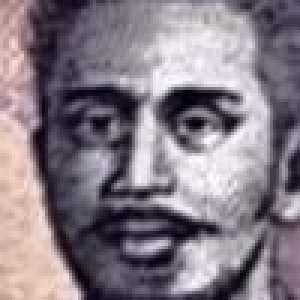
#> input picture assets/testing/face_results/match_face_region.jpg, 100 x 100 px (shown 3 times larger)
$ python -i recognizer.py   (imports and definitions only)
#> lines starting #> are read from the running program, lines starting #| are printed output that depends on the picture
import os
from PIL import Image
import numpy as np
import cv2
import imagehash
from skimage.metrics import structural_similarity as ssim
import shutil


BASE_DIR = os.path.dirname(os.path.abspath(__file__))
ASSETS_DIR = os.path.join(BASE_DIR, "..", "assets")
FACE_PROFILES_DIR = os.path.join(ASSETS_DIR, "face_profiles")
CURRENCIES_DIR = os.path.join(ASSETS_DIR, "currencies")
TESTING_FACE_DIR = os.path.join(ASSETS_DIR, "testing", "face_results")
CURRENCIES_RESULTS_DIR = os.path.join(ASSETS_DIR, "testing", "currencies_results")
CROPPING_CURRENCIES_DIR = os.path.join(ASSETS_DIR, "testing", "cropping_currencies")
HAAR_CASCADE_PATH = os.path.join(ASSETS_DIR, "haarcascades", "haarcascade_frontalface_default.xml")

# [3 lines not run here, left out]

face_cascade = cv2.CascadeClassifier(HAAR_CASCADE_PATH)

# === UTIL FUNCTIONS ===
def normalize_lighting(image_pil):
    image_cv = cv2.cvtColor(np.array(image_pil), cv2.COLOR_RGB2BGR)
#> image_cv is the input picture: shape (100, 100, 3); mean B, G, R 132.9, 123.8, 132.5
    lab = cv2.cvtColor(image_cv, cv2.COLOR_BGR2LAB)
#> lab: shape (100, 100, 3); mean of channels 0, 1, 2 131.8, 133.3, 124
    l, a, b = cv2.split(lab)
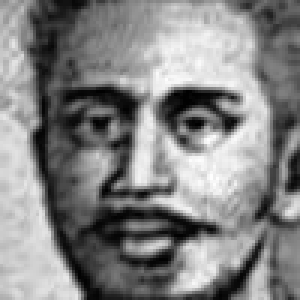
#> l: shape (100, 100) (shown 3 times larger); min 1, max 254, mean 131.8
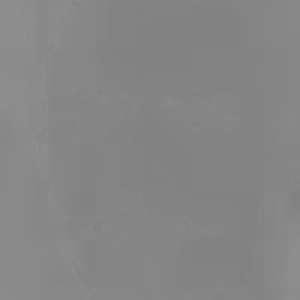
#> a: shape (100, 100) (shown 3 times larger); min 128, max 142, mean 133.3
    clahe = cv2.createCLAHE(clipLimit=3.0, tileGridSize=(8, 8))
    cl = clahe.apply(l)
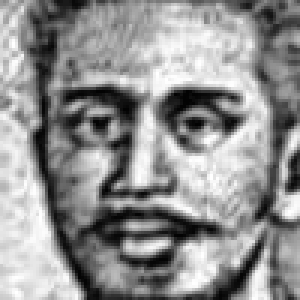
#> cl: shape (100, 100) (shown 3 times larger); min 2, max 255, mean 145.2
    limg = cv2.merge((cl, a, b))
#> limg: shape (100, 100, 3); mean of channels 0, 1, 2 145.2, 133.3, 124
    result_cv = cv2.cvtColor(limg, cv2.COLOR_LAB2RGB)
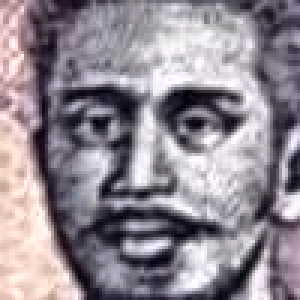
#> result_cv: shape (100, 100, 3) (shown 3 times larger); mean R, G, B 145.9, 137.1, 146.3
    return Image.fromarray(result_cv)

def preprocess_image(image, size=(100, 100)):
    return np.array(image.resize(size).convert("L"))

def preprocess_face_color(image, size=(100, 100)):
    img = image.resize(size).convert("RGB")
    return np.asarray(img) / 255.0

def compute_hash_similarity(img1, img2):
    hash1 = imagehash.phash(img1)
    hash2 = imagehash.phash(img2)
    return max(0.0, 1.0 - (hash1 - hash2) / 64.0)

# [33 lines left out: functions compute_orb_similarity, cosine_similarity, crop_and_resize_center, not called in this run]

def detect_and_crop_face(image_pil, size=(100, 100), save_filename="cropped_face.jpg"):
#> called with size = (100, 100), save_filename = 'match_face_region.jpg'
    image_rgb = np.array(image_pil.convert("RGB"))
    image_gray = cv2.cvtColor(image_rgb, cv2.COLOR_RGB2GRAY)
    faces = face_cascade.detectMultiScale(image_gray, scaleFactor=1.1, minNeighbors=5, minSize=(30, 30))
#> faces = [[6, 5, 86, 86]]

    if len(faces) == 0:
        cropped = crop_and_resize_center(image_pil, size)
        cropped.save(os.path.join(TESTING_FACE_DIR, save_filename))
        return cropped

    largest_face = max(faces, key=lambda r: r[2] * r[3])
#> largest_face = [6, 5, 86, 86]
    x, y, w, h = largest_face
#> x = 6; y = 5; w = 86; h = 86
    face_img = image_rgb[y:y+h, x:x+w]
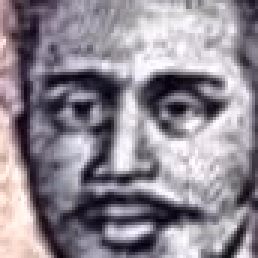
#> face_img: shape (86, 86, 3) (shown 3 times larger); mean R, G, B 143.4, 136.6, 146.2
    face_pil = Image.fromarray(face_img).resize(size)
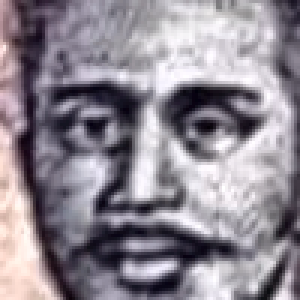
#> face_pil: PIL image 100x100 RGB (shown 3 times larger); mean R, G, B 143.4, 136.6, 146.2

    save_path = os.path.join(TESTING_FACE_DIR, save_filename)
    face_pil.save(save_path)
    return face_pil

def match_face_region(input_image):
    normalized_image = normalize_lighting(input_image)
    face_image = detect_and_crop_face(normalized_image, save_filename="match_face_region.jpg")
    input_gray = preprocess_image(face_image)
#> in preprocess_image, `return np.array(image.resize(size).convert("L"))`:
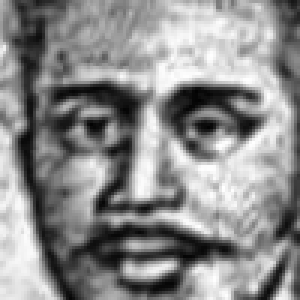
#> returned value: shape (100, 100) (shown 3 times larger); min 2, max 255, mean 139.7
    input_rgb = face_image.convert("RGB")

    best_match = None
    best_score = 0

    for currency in os.listdir(FACE_PROFILES_DIR):
        for denom in os.listdir(os.path.join(FACE_PROFILES_DIR, currency)):
            for year in os.listdir(os.path.join(FACE_PROFILES_DIR, currency, denom)):
                for side in ["front", "back"]:
                    for i in range(1, 11):
                        path = os.path.join(FACE_PROFILES_DIR, currency, denom, year, f"{side}_{i}.jpg")
                        if not os.path.exists(path):
                            continue
                        try:
                            template_img = Image.open(path).convert("RGB")
                            template_gray = preprocess_image(template_img)
                            face_conf = ssim(input_gray, template_gray)
                            hash_conf = compute_hash_similarity(input_rgb, template_img)
                            orb_conf = compute_orb_similarity(input_gray, template_gray)
                            combined = 0.4 * face_conf + 0.3 * hash_conf + 0.3 * orb_conf
                            if combined > best_score:
                                best_score = combined
                                best_match = {
                                    "type": "face_match",
                                    "currency": currency,
                                    "denomination": denom,
                                    "year": year,
                                    "side": side,
                                    "variant": f"{side}_{i}",
                                    "face_confidence": round(face_conf, 3),
                                    "hash_confidence": round(hash_conf, 3),
                                    "orb_confidence": round(orb_conf, 3),
                                    "confidence": round(combined, 3),
                                    "template_path": path
                                }
                        except:
                            continue
    return best_match or {"confidence": 0.0}

# [122 lines left out: functions match_face_color_similarity, match_currency_dataset, not called in this run]

def process_currency_image(input_image):
    face_match = match_face_region(input_image)
    color_match = match_face_color_similarity(input_image)
    dataset_match = match_currency_dataset(input_image)

    candidates = [face_match, color_match, dataset_match]
    best = max(candidates, key=lambda x: x.get("confidence", 0.0))

    if best.get("template_path"):
        result_filename = f"overall_best_match_{os.path.basename(best['template_path'])}"
        result_path = os.path.join(CURRENCIES_RESULTS_DIR, result_filename)
        shutil.copy2(best['template_path'], result_path)
        best["result_path"] = result_path

    return best if best else {"confidence": 0.0}

>>> import cv2
>>> picture = cv2.cvtColor(cv2.imread('../assets/testing/face_results/match_face_region.jpg'), cv2.COLOR_BGR2RGB)
#> (the run stopped early here; a loop or call above may not have finished)
